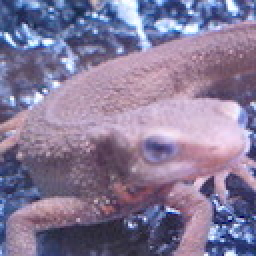
#> input picture Question_71_80/imori.jpg, 128 x 128 px, found by its file name (shown 2 times larger)
$ python 18_Emboss_Filter.py   (older library calls are emulated)
#> lines starting #> are read from the running program, lines starting #| are printed output that depends on the picture
import cv2
import numpy as np

# Read image
img = cv2.imread("./imori.jpg").astype(np.float)
H, W, C = img.shape
#> H = 128; W = 128; C = 3

b = img[:, :, 0].copy()
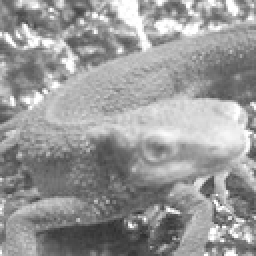
#> b: shape (128, 128) float64 (shown 2 times larger); min 46, max 255, mean 152.8
g = img[:, :, 1].copy()
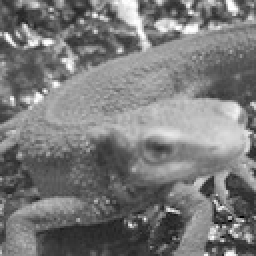
#> g: shape (128, 128) float64 (shown 2 times larger); min 0, max 255, mean 121.8
r = img[:, :, 2].copy()
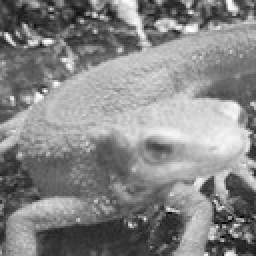
#> r: shape (128, 128) float64 (shown 2 times larger); min 0, max 255, mean 134.1

# Gray scale
gray = 0.2126 * r + 0.7152 * g + 0.0722 * b
gray = gray.astype(np.uint8)

# sobel Filter
K_size = 3

## Zero padding
pad = K_size // 2
out = np.zeros((H + pad*2, W + pad*2), dtype=np.float)
out[pad:pad+H, pad:pad+W] = gray.copy().astype(np.float)
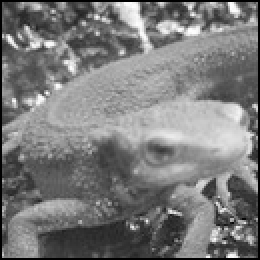
#> out: shape (130, 130) float64 (shown 2 times larger); min 0, max 254, mean 122.3
tmp = out.copy()

## Emboss vertical
K = [[-2., -1., 0.],[-1., 1., 1.], [0., 1., 2.]]

for y in range(H):
    for x in range(W):
        out[pad+y, pad+x] = np.sum(K * (tmp[y:y+K_size, x:x+K_size]))
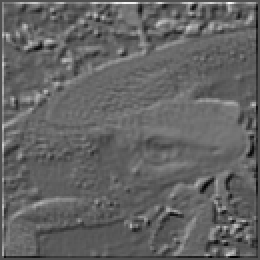
#> out: shape (130, 130) float64 (shown 2 times larger); min -496, max 1079, mean 121.5; drawn with min black and max white

out = out[pad:pad+H, pad:pad+W].astype(np.uint8)
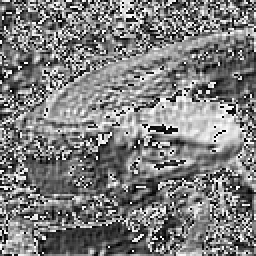
#> out: shape (128, 128) (shown 2 times larger); min 0, max 255, mean 124.9

# Save result
cv2.imwrite("out.jpg", out)
cv2.imshow("result", out)
cv2.waitKey(0)
cv2.destroyAllWindows()

$ run again, with Question_71_80/answer_71.jpg copied over Question_71_80/imori.jpg
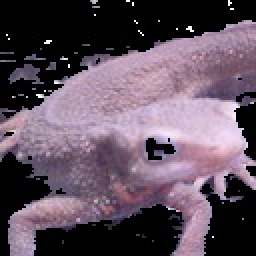
#> input picture Question_71_80/answer_71.jpg, 128 x 128 px, found by its file name (shown 2 times larger)
#> after the loop `for y in range(H):`:
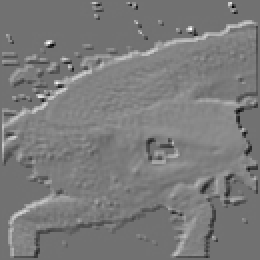
#> out: shape (130, 130) float64 (shown 2 times larger); min -1006, max 1248, mean 82.5; drawn with min black and max white
#> `out = out[pad:pad+H, pad:pad+W].astype(np.uint8)`:
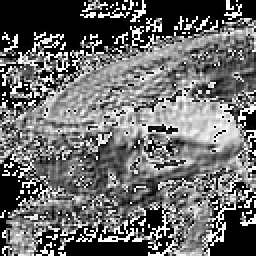
#> out: shape (128, 128) (shown 2 times larger); min 0, max 255, mean 106.3
